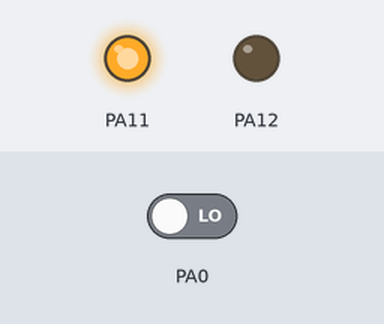
Simulated run of this sketch. Board: STM32 Blue Pill. Parts: output pins drawn as LEDs (lit = HIGH). Dashed ring = blinking. The inputs (shaded band) are chosen by the test bench; at power-on: PA0 LOW.

Above: at 1.2 s.
1.3 s: PA0 driven HIGH
At 1.7 s:
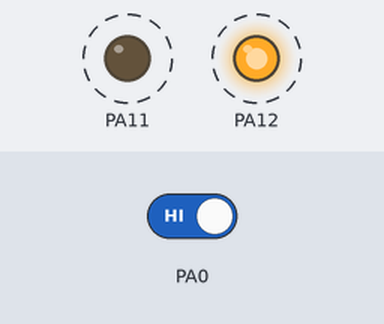
4.3 s: PA0 driven LOW
At 5.2 s:
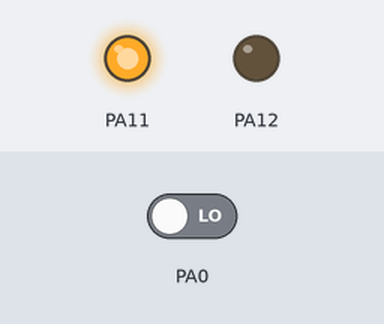
Timing chart, 0 to 7.3 s (numbered marks = the images above; inputs shaded):
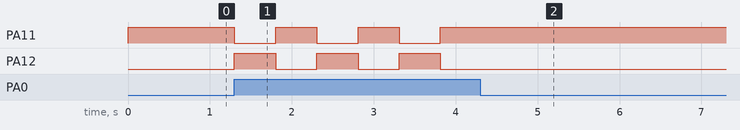

The sketch:

STM32L431C8T6.ino
```cpp
// ~/xsdk/stm32/gcc-arm-none-eabi-10.3-2021.10/bin/arm-none-eabi-objcopy -O ihex STM32L431C8T6.ino.elf STM32L431C8T6.ino.hex


static void gpioInitOutput(GPIO_TypeDef* GPIOx, uint16_t gpioPin, const bool initialState)
{
    // https://embeddedexplorer.com/stm32-gpio-tutorial

    HAL_GPIO_WritePin(GPIOx, gpioPin, initialState ? GPIO_PIN_SET : GPIO_PIN_RESET);

    GPIO_InitTypeDef gpioInitStruct = {};

    // Configure the pin as output
    gpioInitStruct.Pin       = gpioPin;
    gpioInitStruct.Mode      = GPIO_MODE_OUTPUT_PP;
    gpioInitStruct.Pull      = GPIO_NOPULL;
    gpioInitStruct.Speed     = GPIO_SPEED_FREQ_LOW;
    gpioInitStruct.Alternate = 0;

    HAL_GPIO_Init(GPIOx, &gpioInitStruct);
}


static void gpioInitInput(GPIO_TypeDef* GPIOx, const uint16_t gpioPin, const bool pullUp)
{
    GPIO_InitTypeDef gpioInitStruct = {};

    // Configure the pin as input
    gpioInitStruct.Pin   = gpioPin;
    gpioInitStruct.Mode  = GPIO_MODE_INPUT;
    gpioInitStruct.Pull  = pullUp ? GPIO_PULLUP : GPIO_NOPULL;
    gpioInitStruct.Speed = GPIO_SPEED_FREQ_LOW;

    HAL_GPIO_Init(GPIOx, &gpioInitStruct);
}


// Define the pins
#define LED_1_GPIO GPIOA       // External LED
#define LED_1_PIN  GPIO_PIN_11

#define LED_2_GPIO GPIOA       // External LED
#define LED_2_PIN  GPIO_PIN_12

#define SW_GPIO    GPIOA       // External SW
#define SW_PIN     GPIO_PIN_0


void setup()
{
    __HAL_RCC_GPIOA_CLK_ENABLE();

    gpioInitOutput(LED_1_GPIO, LED_1_PIN, true );
    gpioInitOutput(LED_2_GPIO, LED_2_PIN, true );
    gpioInitInput (SW_GPIO   , SW_PIN   , false);
}


static bool fast = true;

static void delayAndCheckSwitch()
{
    // Delay and check the switch
    for(char i = 0; i < (fast ? 10 : 50); ++i) {
        // Delay for a while
        HAL_Delay(10);
        // Check if the switch is pressed
        if( !HAL_GPIO_ReadPin(SW_GPIO, SW_PIN) ) {
            // Debouncing
            HAL_Delay(100);
            // Change the speed flag and break
            fast = !fast;
            break;
        }
    }

    // Wait until the switch is no longer pressed
    while( !HAL_GPIO_ReadPin(SW_GPIO, SW_PIN) );
}


void loop()
{
    HAL_GPIO_WritePin(LED_1_GPIO, LED_1_PIN, GPIO_PIN_SET  ); // Active high
    HAL_GPIO_WritePin(LED_2_GPIO, LED_2_PIN, GPIO_PIN_RESET); // Active high
    delayAndCheckSwitch();

    HAL_GPIO_WritePin(LED_1_GPIO, LED_1_PIN, GPIO_PIN_RESET); // Active high
    HAL_GPIO_WritePin(LED_2_GPIO, LED_2_PIN, GPIO_PIN_SET  ); // Active high
    delayAndCheckSwitch();
}
```

Measured:
- after the input at 1.3 s, PA11, PA12: alternates HIGH for 0.50 s and LOW for 0.50 s, starting at once
- after the input at 4.3 s, PA11: stops changing and stays HIGH; PA12: stops changing and stays LOW
